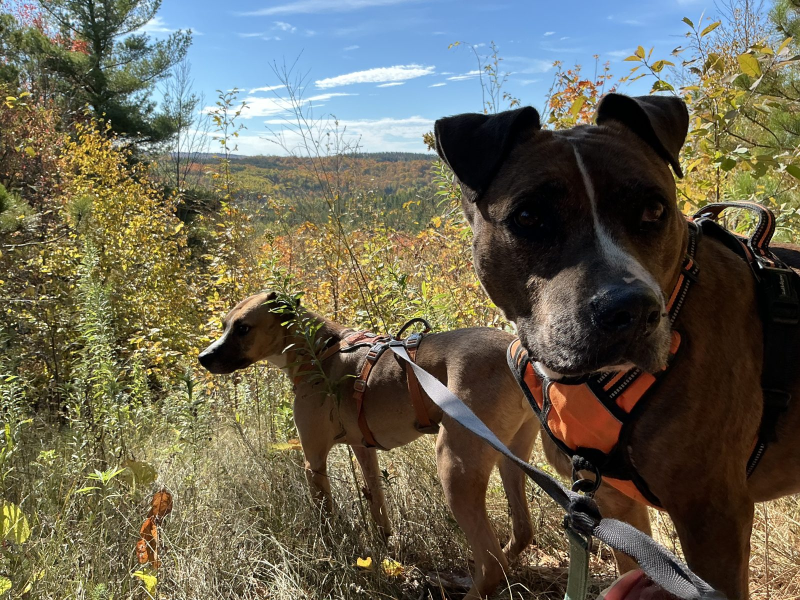
#> input picture photos/2025-10-18/03dfe5a69d19.jpg, 1600 x 1200 px, given as the content of the folder uploads, which was not available (shown at 1/2 size)
$ python process_uploads.py
#> lines starting #> are read from the running program, lines starting #| are printed output that depends on the picture; pictures that were not available may be replaced by others from this repository, and a replacement may not be noted
"""Process everything dropped into uploads/: GPX tracks and photos.

- GPX: works out which planned side-trail segments the track walked (and so which hikes),
  saves a light copy of the track to data/tracks/, and records the trip date.
- Photos (JPEG/PNG/HEIC/WebP): reads the date taken and GPS from the photo's metadata. If the photo
  has no GPS, it is placed on the matching trip's track by the time it was taken. Photos are
  resized for the web (metadata stripped) into photos/<date>/.
- Processed files are removed from uploads/. A summary of the run goes to data/last_run.json.

Run from the repository root:  python scripts/process_uploads.py
"""
import hashlib, io, json, math, os, re, sys, datetime as dt
import xml.etree.ElementTree as ET
from zoneinfo import ZoneInfo
import numpy as np
from PIL import Image, ImageOps

try:
    import pillow_heif
    pillow_heif.register_heif_opener()
#> (this line was passed over: pillow_heif is not available in this run)
except ImportError:  # HEIC photos will be reported as unreadable
    pillow_heif = None

LOCAL = ZoneInfo('America/Toronto')
UP, DATA, PHOTOS = 'uploads', 'data', 'photos'
PHOTO_EXT = {'.jpg', '.jpeg', '.png', '.heic', '.heif', '.webp'}
MATCH_M = 35          # a trail point counts as walked if the track passes within this distance
SEG_FRAC = 0.75       # share of a segment's points that must be walked to count it as covered
PHOTO_SLACK = dt.timedelta(minutes=30)   # photos up to this long before/after a track still match it


# ---------------------------------------------------------------- geometry helpers
# [45 lines left out: functions to_xy, densify, min_dist, rdp, not called in this run]


# ---------------------------------------------------------------- loading
def load_json(path, default):
    try:
        with open(path) as f:
            return json.load(f)
    except (FileNotFoundError, json.JSONDecodeError):
        return default


def save_json(path, obj, pretty=False):
    os.makedirs(os.path.dirname(path), exist_ok=True)
    with open(path, 'w') as f:
        json.dump(obj, f, ensure_ascii=False, indent=1 if pretty else None, separators=None if pretty else (',', ':'))


# [26 lines left out: functions parse_time, read_gpx, not called in this run]


# ---------------------------------------------------------------- photos
EXIF_IFD, GPS_IFD = 0x8769, 0x8825


# [5 lines left out: function _ratio, not called in this run]


def photo_meta(img):
    """(time taken as aware datetime or None, (lon, lat) or None) from EXIF."""
    ex = img.getexif()
    sub = ex.get_ifd(EXIF_IFD) if ex else {}
    raw = sub.get(36867) or sub.get(36868) or ex.get(306)  # DateTimeOriginal / Digitized / DateTime
    when = None
    if raw:
        try:
            when = dt.datetime.strptime(str(raw).strip()[:19], '%Y:%m:%d %H:%M:%S')
            off = sub.get(36881) or sub.get(36882)  # OffsetTimeOriginal
            if off and re.match(r'^[+-]\d\d:\d\d$', str(off).strip()):
                when = when.replace(tzinfo=dt.datetime.strptime(str(off).strip(), '%z').tzinfo)
            else:
                when = when.replace(tzinfo=LOCAL)
        except ValueError:
            when = None
    gps = ex.get_ifd(GPS_IFD) if ex else {}
    pos = None
    try:
        if gps and 2 in gps and 4 in gps:
            lat = sum(_ratio(v) / 60 ** i for i, v in enumerate(gps[2]))
            lon = sum(_ratio(v) / 60 ** i for i, v in enumerate(gps[4]))
            if str(gps.get(1, 'N')).upper().startswith('S'): lat = -lat
            if str(gps.get(3, 'E')).upper().startswith('W'): lon = -lon
            if 41 < lat < 47 and -83 < lon < -77:      # sanity: southern Ontario
                pos = (round(lon, 6), round(lat, 6))
    except (TypeError, ZeroDivisionError, ValueError):
        pos = None
    return when, pos


def save_web_copies(img, folder, stem):
    img = ImageOps.exif_transpose(img).convert('RGB')
    os.makedirs(folder, exist_ok=True)
    for suffix, size, q in (('', 1600, 82), ('_t', 360, 75)):
        c = img.copy(); c.thumbnail((size, size))
        c.save(os.path.join(folder, f'{stem}{suffix}.jpg'), 'JPEG', quality=q, optimize=True)
    return f'{folder}/{stem}.jpg', f'{folder}/{stem}_t.jpg', img.size


# ---------------------------------------------------------------- main
def main():
    segs = load_json(f'{DATA}/side_trails.json', [])
    hikes = {h['hike']: h for h in load_json(f'{DATA}/hikes.json', [])}
    prog = load_json(f'{DATA}/progress.json', {'trips': [], 'photos': [], 'covered': {}})
    _before = json.dumps({k: v for k, v in prog.items() if k != 'updated'}, sort_keys=True)
    prog.setdefault('trips', []); prog.setdefault('photos', []); prog.setdefault('covered', {})
    seg_lat0 = 44.0
    def matcher(segs):
        seg_xy = [to_xy([c[0] for c in s['coords']], [c[1] for c in s['coords']], seg_lat0) for s in segs]
        seg_box = [(a[:, 0].min(), a[:, 0].max(), a[:, 1].min(), a[:, 1].max()) for a in seg_xy]
        # [12 lines left out: function match, not called in this run]
        return match
    match = matcher(segs)
    # main Bruce Trail (not the goal, but tracked too): data/main_segments.json
    main_segs = load_json(f'{DATA}/main_segments.json', [])
    match_main = matcher(main_segs) if main_segs else (lambda xy: [])
    main_km_of = {s['oid']: s['km'] for s in main_segs}
    log = {'run': dt.datetime.now(LOCAL).isoformat(timespec='seconds'), 'tracks': [], 'photos': [], 'problems': []}
    files = []
    for dp, _, fs in os.walk(UP):
        for f in fs:
            if not f.startswith('.') and f != 'README.md':
                files.append(os.path.join(dp, f))
    done = []

    # -------- tracks
    for path in sorted(p for p in files if p.lower().endswith('.gpx')):
        try:
            name, pts = read_gpx(path)
        except ET.ParseError as e:
            log['problems'].append(f'{os.path.basename(path)}: not a readable GPX file ({e})'); continue
        if len(pts) < 2:
            log['problems'].append(f'{os.path.basename(path)}: no track points'); continue
        lon = np.array([p[0] for p in pts]); lat = np.array([p[1] for p in pts])
        xy = to_xy(lon, lat, seg_lat0)
        times = [p[2] for p in pts]
        has_t = all(t is not None for t in times)
        start = min(t for t in times if t) if any(times) else None
        end = max(t for t in times if t) if any(times) else None
        date = start.astimezone(LOCAL).date().isoformat() if start else dt.date.today().isoformat()
        km = float(np.hypot(*np.diff(xy, axis=0).T).sum() / 1000)
        dens = densify(xy, 15)
        bx = (dens[:, 0].min() - 100, dens[:, 0].max() + 100, dens[:, 1].min() - 100, dens[:, 1].max() + 100)
        walked = match(xy)
        hk = sorted({s['hike'] for s in segs if s['oid'] in walked and s.get('hike')})
        tid = f"{date}_{hashlib.sha1(open(path, 'rb').read()).hexdigest()[:6]}"
        if any(t['id'] == tid for t in prog['trips']):
            log['problems'].append(f'{os.path.basename(path)}: already uploaded before (skipped)'); done.append(path); continue
        keep = rdp(xy, 4.0)
        track = {'id': tid, 'coords': [[round(float(lon[i]), 5), round(float(lat[i]), 5)] for i in keep]}
        if has_t:
            track['t'] = [int(times[i].timestamp()) for i in keep]
        save_json(f'{DATA}/tracks/{tid}.json', track)
        new_cov = 0.0
        for o in walked:
            if str(o) not in prog['covered']:
                prog['covered'][str(o)] = date
                new_cov += next(s['km'] for s in segs if s['oid'] == o)
        trip = {'id': tid, 'date': date, 'name': name or os.path.basename(path), 'km': round(km, 2),
                'start': start.isoformat() if start else None, 'end': end.isoformat() if end else None,
                'hikes': hk, 'segments': walked, 'new_km': round(new_cov, 2), 'track': f'{DATA}/tracks/{tid}.json'}
        prog['trips'].append(trip)
        log['tracks'].append({'file': os.path.basename(path), 'date': date, 'km': round(km, 1), 'hikes': hk,
                              'side_trail_km_new': round(new_cov, 2)})
        if not hk:
            log['problems'].append(f'{os.path.basename(path)}: did not match any planned side trail (kept as a bonus trip)')
        if not has_t:
            log['problems'].append(f'{os.path.basename(path)}: track has no timestamps, so photos without GPS cannot be placed on it')
        done.append(path)

    # -------- photos
    known = {p['hash'] for p in prog['photos']}
    for path in sorted(p for p in files if os.path.splitext(p)[1].lower() in PHOTO_EXT):
        raw = open(path, 'rb').read(); h = hashlib.sha1(raw).hexdigest()[:12]
        if h in known:
            log['problems'].append(f'{os.path.basename(path)}: already uploaded before (skipped)'); done.append(path); continue
        try:
            img = Image.open(io.BytesIO(raw)); img.load()
#> in main, img is the input picture: PIL image 1600x1200 RGB; mean R, G, B 105, 101.3, 84.9
        except Exception as e:
            msg = 'HEIC support missing' if path.lower().endswith(('.heic', '.heif')) and not pillow_heif else str(e)
            log['problems'].append(f'{os.path.basename(path)}: could not open ({msg})'); continue
        when, pos = photo_meta(img)
#> in photo_meta, `sub = ex.get_ifd(EXIF_IFD) if ex else {}`: sub = 0 items
        date = when.astimezone(LOCAL).date().isoformat() if when else 'undated'
#> date = 'undated'
        full, thumb, size = save_web_copies(img, f'{PHOTOS}/{date}', h)
#> the loop in save_web_copies, `for suffix, size, q in (('', 1600, 82), ('_t', 360, 75)):` made 2 passes
#> pass 2, in save_web_copies, `c.save(os.path.join(folder, f'{stem}{suffix}.jpg'), 'JPEG', quality=q,..`:
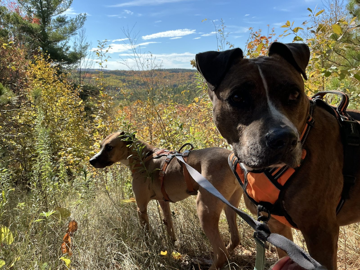
#> saved as 36732e55e884_t.jpg: PIL image 360x270 RGB; mean R, G, B 105.2, 101.4, 85
#> full = 'photos/undated/36732e55e884.jpg'; thumb = 'photos/undated/36732e55e884_t.jpg'; size = (1600, 1200)
        rec = {'hash': h, 'file': full, 'thumb': thumb, 'w': size[0], 'h': size[1], 'taken': when.isoformat() if when else None,
               'date': None if date == 'undated' else date, 'lon': pos[0] if pos else None, 'lat': pos[1] if pos else None,
               'gps': bool(pos), 'trip': None, 'original': os.path.basename(path)}
        prog['photos'].append(rec); known.add(h)
        log['photos'].append({'file': os.path.basename(path), 'date': rec['date'], 'gps': bool(pos)})
        done.append(path)

    # -------- re-match all stored tracks against the current trail data, so updates to the trail network
    #          (renamed / split / new side trails) are reflected in what counts as walked
    prog['covered'] = {}; prog['main_covered'] = {}
    km_of = {s['oid']: s['km'] for s in segs}
    for t in sorted(prog['trips'], key=lambda t: (t['date'], t['start'] or '')):
        tr = load_json(t['track'], {})
        if not tr.get('coords'): continue
        c = np.array(tr['coords']); w = match(to_xy(c[:, 0], c[:, 1], seg_lat0))
        t['segments'] = w; t['hikes'] = sorted({s['hike'] for s in segs if s['oid'] in w and s.get('hike')})
        new = 0.0
        for o in w:
            if str(o) not in prog['covered']: prog['covered'][str(o)] = t['date']; new += km_of.get(o, 0)
        t['new_km'] = round(new, 2)
        mw = match_main(to_xy(c[:, 0], c[:, 1], seg_lat0)); mnew = 0.0
        for o in mw:
            if str(o) not in prog['main_covered']: prog['main_covered'][str(o)] = t['date']; mnew += main_km_of.get(o, 0)
        t['main_km'] = round(sum(main_km_of.get(o, 0) for o in mw), 2); t['main_new_km'] = round(mnew, 2)
    prog['main_total_km'] = round(sum(main_km_of.values()), 1)
    prog['main_done_km'] = round(sum(main_km_of.get(o, 0) for o in prog['main_covered']), 2)

    # -------- attach photos to trips (re-run every time so photos uploaded before their GPX still get placed)
    tracks = {t['id']: load_json(t['track'], {}) for t in prog['trips']}
    for p in prog['photos']:
        when = parse_time(p['taken']) if p['taken'] else None
        best = None
        for t in prog['trips']:
            tr = tracks.get(t['id'], {})
            if when and t['start'] and parse_time(t['start']) - PHOTO_SLACK <= when <= parse_time(t['end']) + PHOTO_SLACK:
                best = t; break
        if best is None and p['lon'] is not None:
            for t in prog['trips']:
                c = np.array(tracks.get(t['id'], {}).get('coords', []))
                if len(c) and (p['date'] in (None, t['date'])):
                    d = min_dist(to_xy([p['lon']], [p['lat']], seg_lat0), to_xy(c[:, 0], c[:, 1], seg_lat0))[0]
                    if d < 300: best = t; break
        if best is None and p['date']:
            same = [t for t in prog['trips'] if t['date'] == p['date']]
            best = same[0] if len(same) == 1 else None
        p['trip'] = best['id'] if best else None
        if best and not p['gps']:
            tr = tracks.get(best['id'], {})
            if when and 't' in tr:          # interpolate position along the track by time
                ts = np.array(tr['t']); c = np.array(tr['coords']); x = when.timestamp()
                x = min(max(x, ts[0]), ts[-1])
                p['lon'] = round(float(np.interp(x, ts, c[:, 0])), 6); p['lat'] = round(float(np.interp(x, ts, c[:, 1])), 6)
                p['placed_by'] = 'time'
            else:
                p['lon'] = p['lat'] = None; p['placed_by'] = None
        elif p['gps']:
            p['placed_by'] = 'gps'
        if p['trip'] is None and p['date']:
            pass  # kept in the gallery for that date; placed on the map only if it has GPS
    for p in prog['photos']:
        if p['trip'] is None:
            log['problems'].append(f"{p['original']}: no trip matched yet (date {p['date'] or 'unknown'}); it will be matched when that day's GPX is uploaded")

    prog['trips'].sort(key=lambda t: (t['date'], t['start'] or ''))
    prog['photos'].sort(key=lambda p: (p['taken'] or '9999'))
    changed = json.dumps({k: v for k, v in prog.items() if k != 'updated'}, sort_keys=True) != _before
    if changed or files:                     # avoid a bot commit on every push when nothing changed
        prog['updated'] = log['run']
        save_json(f'{DATA}/progress.json', prog, pretty=True)
    if files:
        save_json(f'{DATA}/last_run.json', log, pretty=True)
    for p in done:
        os.remove(p)
    print(json.dumps({k: (len(v) if isinstance(v, list) else v) for k, v in log.items()}))
    for m in log['problems']:
        print('note:', m)


if __name__ == '__main__':
    sys.exit(main())
#> (the program exits here)

$ run again, on photos/2026-10-03/9565391494fe.jpg
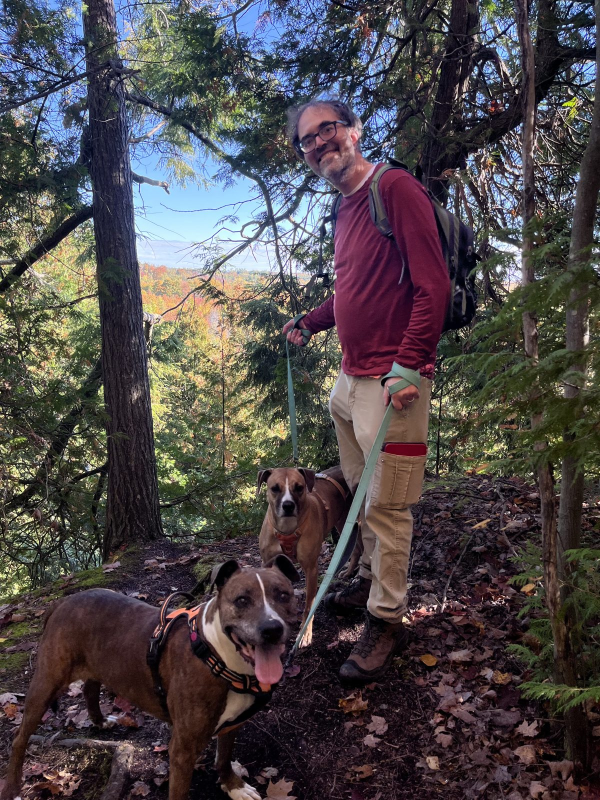
#> input picture photos/2026-10-03/9565391494fe.jpg, 1200 x 1600 px, given as the content of the folder uploads, which was not available (shown at 1/2 size)
#> in main, img is the input picture: PIL image 1200x1600 RGB; mean R, G, B 77.2, 71.1, 73.3
#> sub = 0 items
#> date = 'undated'
#> the loop in save_web_copies, `for suffix, size, q in (('', 1600, 82), ('_t', 360, 75)):` made 2 passes
#> pass 2, in save_web_copies, `c.save(os.path.join(folder, f'{stem}{suffix}.jpg'), 'JPEG', quality=q,..`:
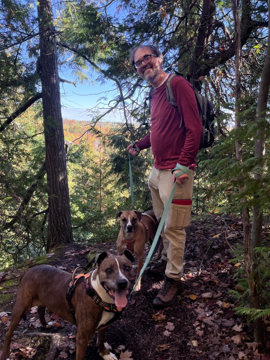
#> saved as 6c64ff25634e_t.jpg: PIL image 270x360 RGB; mean R, G, B 77.3, 71.3, 73.4
#> full = 'photos/undated/6c64ff25634e.jpg'; thumb = 'photos/undated/6c64ff25634e_t.jpg'; size = (1200, 1600)

$ run again, on photos/2026-10-03/9e1d32250917.jpg
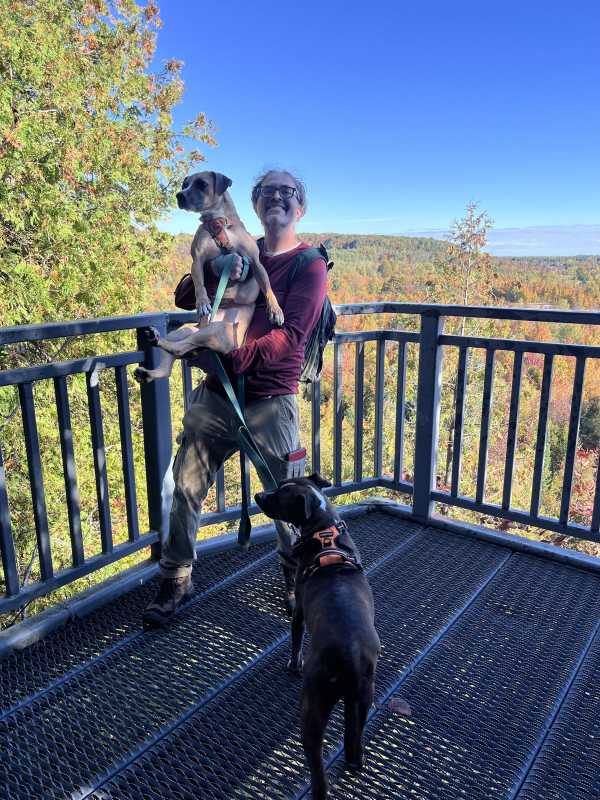
#> input picture photos/2026-10-03/9e1d32250917.jpg, 1200 x 1600 px, given as the content of the folder uploads, which was not available (shown at 1/2 size)
#> in main, img is the input picture: PIL image 1200x1600 RGB; mean R, G, B 94.5, 108.2, 125.3
#> sub = 0 items
#> date = 'undated'
#> the loop in save_web_copies, `for suffix, size, q in (('', 1600, 82), ('_t', 360, 75)):` made 2 passes
#> pass 2, in save_web_copies, `c.save(os.path.join(folder, f'{stem}{suffix}.jpg'), 'JPEG', quality=q,..`:
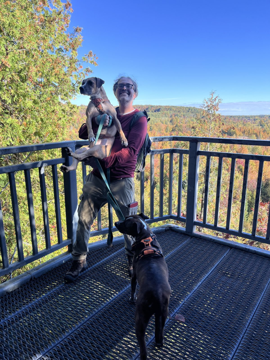
#> saved as a0f2eec5cf6f_t.jpg: PIL image 270x360 RGB; mean R, G, B 94.6, 108.3, 125.5
#> full = 'photos/undated/a0f2eec5cf6f.jpg'; thumb = 'photos/undated/a0f2eec5cf6f_t.jpg'; size = (1200, 1600)
